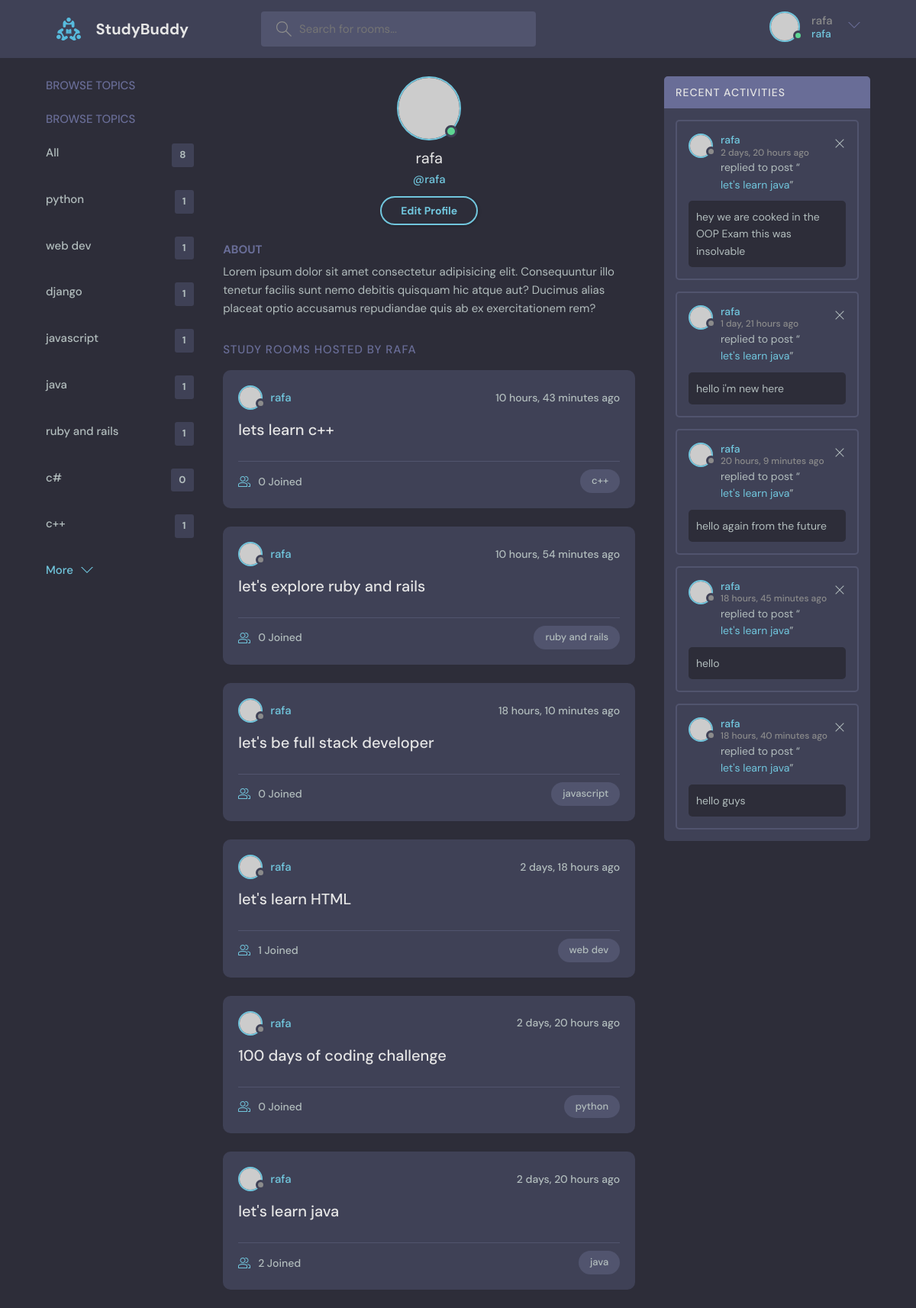
Page /userProfile/1/ (signed in) on the committed database.
### base/models.py (models this page shows, shortened)
class Topic(models.Model):
    name=models.CharField(max_length=200)

class Room(models.Model):
    host=models.ForeignKey(User,on_delete=models.SET_NULL,null=True)
    name=models.CharField(max_length=200)
    topic=models.ForeignKey(Topic,on_delete=models.SET_NULL,null=True)
    participants=models.ManyToManyField(User,related_name='participants',blank=True)
    description=models.TextField(null=True,blank=True)
    updated=models.DateTimeField(auto_now=True)
    created=models.DateTimeField(auto_now_add=True)
    class Meta:
        ordering=['-updated','-created']

class Message(models.Model):
    room=models.ForeignKey(Room,on_delete=models.CASCADE)
    body=models.TextField()
    user=models.ForeignKey(User,on_delete=models.CASCADE)
    updated=models.DateTimeField(auto_now=True)
    created=models.DateTimeField(auto_now_add=True)

### base/views.py (the view)
# urls.py: path('userProfile/<str:pk>/',views.userProfile,name='userprofile'),
def userProfile(request,pk):
    user=User.objects.get(id=pk)
    rooms=user.room_set.all()
    room_messages=user.message_set.all()
    topics=Topic.objects.all()
    context={'user':user,'rooms':rooms,'room_messages':room_messages,'topics':topics}
    return render(request,'base/profile.html',context)

### base/templates/base/profile.html
{% extends "main.html" %}
{% block content  %}
{% load static %}
  <main class="profile-page layout layout--3">
    <div class="container">
      <div class="topics">
        <div class="topics__header">
          <h2>Browse Topics</h2>
        </div>
        {%include 'base/topics_component.html'%}
      </div>
      <div class="roomList">
        <div class="profile">
          <div class="profile__avatar">
            <div class="avatar avatar--large active">
              <img src="https://randomuser.me/api/portraits/men/11.jpg" />
            </div>
          </div>
          <div class="profile__info">
            <h3>{{user}}</h3>
            <p>@{{user.username}}</p>
            {% if request.user == user %}
            <a href="{% url 'update-profile' user.id %}" class="btn btn--main btn--pill">Edit Profile</a>{% endif %}
          </div>
          <div class="profile__about">
            <h3>About</h3>
            <p>
              Lorem ipsum dolor sit amet consectetur adipisicing elit. Consequuntur illo tenetur
              facilis sunt nemo debitis quisquam hic atque aut? Ducimus alias placeat optio
              accusamus repudiandae quis ab ex exercitationem rem?
            </p>
          </div>
        </div>
        <div class="roomList__header">
          <div>
            <h2>Study Rooms Hosted by {{user.username}}</a>
            </h2>
          </div>
        </div>
        {%include 'base/feed_component.html'%}
      </div>
      <div class="activities">
        <div class="activities__header">
          <h2>Recent Activities</h2>
        </div>
    {%include 'base/activity_component.html'%}
      </div>
    </div>
  </main>
</html>
{% endblock content %}

### templates/navbar.html (shortened to what this page needs)
{% load static %}
<header class="header header--loggedIn">
      <div class="container">
        <a href="{%url 'home'%}" class="header__logo">
          <img src="{%static 'images/logo.svg'%}" />
          <h1>StudyBuddy</h1>
        </a>
        <form class="header__search" method="GET" action="{% url 'home'%}">
          <label>
            <input placeholder="Search for rooms..." name="q" />
          </label>
        </form>
        <nav class="header__menu">
    {% if request.user.is_authenticated %}
          <div class="header__user">
            <a href="{% url 'userprofile' request.user.id %}">
              <div class="avatar avatar--medium active">
                <img src="https://randomuser.me/api/portraits/men/37.jpg" />
              </div>
              <p>{{request.user.username}} <span>{{request.user.username}}</span></p>
            </a>
            <button class="dropdown-button">
              <svg version="1.1" xmlns="http://www.w3.org/2000/svg" width="32" height="32" viewBox="0 0 32 32">
                <title>chevron-down</title>
                <path d="M16 21l-13-13h-3l16 16 16-16h-3l-13 13z"></path>
              </svg>
            </button>
          </div>
          {% else %}
          <a href="{%url 'login'%}">
           <img src="{%static 'images/avatar.svg'%}" alt="image">
           <p>Login</p></a>
          {% endif %}
        </nav>
    </div>
</header>

### base/templates/base/topics_component.html
<div class="topics">
          <div class="topics__header">
            <h2>Browse Topics</h2>
          </div>
          <ul class="topics__list">
            <li><a href="{% url 'home' %}">All <span>{{topics.count}}</span></a> </li>
        {% for topic in topics%}
        <li>
            <a href="{% url 'home' %}?q={{topic.name}}">{{topic.name}} <span>{{topic.room_set.all.count}}</span></a>
        </li>
        {% endfor%}
          </ul>
          <a class="btn btn--link" href="topics.html">
            More
            <svg version="1.1" xmlns="http://www.w3.org/2000/svg" width="32" height="32" viewBox="0 0 32 32">
              <title>chevron-down</title>
              <path d="M16 21l-13-13h-3l16 16 16-16h-3l-13 13z"></path>
            </svg>
          </a>
        </div>

### base/templates/base/feed_component.html (shortened to what this page needs)
{% for room in rooms %}
 <div class="roomListRoom">
            <div class="roomListRoom__header">
              <a href="{%url 'userprofile' room.host.id %}" class="roomListRoom__author">
                <div class="avatar avatar--small">
                  <img src="https://randomuser.me/api/portraits/men/11.jpg" />
                </div>
                <span>{{room.host.username}}</span>
              </a>
              <div class="roomListRoom__actions">
                <span>{{room.created|timesince}} ago</span>
              </div>
            </div>
            <div class="roomListRoom__content">
              <a href="{%url 'room' room.id %}">{{ room.name }}</a>
            </div>
            <div class="roomListRoom__meta">
              <a href="{%url 'room' room.id %}" class="roomListRoom__joined">
                {{room.participants.all.count}} Joined
              </a>
              <p class="roomListRoom__topic">{{room.topic.name}}</p>
            </div>
          </div>
            {% endfor %}

### base/templates/base/activity_component.html (shortened to what this page needs)
{%for message in room_messages%}
<div class="activities__box">
            <div class="activities__boxHeader roomListRoom__header">
              <a href="{%url 'userprofile' message.user.id %}" class="roomListRoom__author">
                <div class="avatar avatar--small">
                  <img src="https://randomuser.me/api/portraits/men/11.jpg" />
                </div>
                <p>
                  {{message.user.username}}
                 <span>{{message.created|timesince}} ago</span>
                </p>
              </a>
              <div class="roomListRoom__actions">
                {% if request.user == message.user %}
                <a href="{% url 'deleteMessage' message.id %}">
                  <svg version="1.1" xmlns="http://www.w3.org/2000/svg" width="32" height="32" viewBox="0 0 32 32">
                    <title>remove</title>
                    <path
                      d="M27.314 6.019l-1.333-1.333-9.98 9.981-9.981-9.981-1.333 1.333 9.981 9.981-9.981 9.98 1.333 1.333 9.981-9.98 9.98 9.98 1.333-1.333-9.98-9.98 9.98-9.981z"
                    ></path>
                  </svg>
                </a>{% endif %}
              </div>
            </div>
            <div class="activities__boxContent">
              <p>replied to post “<a href="{%url 'room' message.room.id %}">{{message.room.name}}</a>”</p>
              <div class="activities__boxRoomContent">
                {{message.body}}
              </div>
            </div>
          </div>
          {% endfor %}

### rows in the picture
Topic: name "python", room_set.all.count "1"
Topic: name "web dev", room_set.all.count "1"
Topic: name "django", room_set.all.count "1"
Topic: name "javascript", room_set.all.count "1"
Topic: name "java", room_set.all.count "1"
Topic: name "ruby and rails", room_set.all.count "1"
Topic: name "c#", room_set.all.count "0"
Topic: name "c++", room_set.all.count "1"
Room: host.username "rafa", created "10 hours, 43 minutes", name "lets learn c++", participants.all.count "0", topic.name "c++"
Room: host.username "rafa", created "10 hours, 54 minutes", name "let's explore ruby and rails", participants.all.count "0", topic.name "ruby and rails"
Room: host.username "rafa", created "18 hours, 10 minutes", name "let's be full stack developer", participants.all.count "0", topic.name "javascript"
Room: host.username "rafa", created "2 days, 18 hours", name "let's learn HTML", participants.all.count "1", topic.name "web dev"
Room: host.username "rafa", created "2 days, 20 hours", name "100 days of coding challenge", participants.all.count "0", topic.name "python"
Room: host.username "rafa", created "2 days, 20 hours", name "let's learn java", participants.all.count "2", topic.name "java"
Message: user.username "rafa", created "2 days, 20 hours", room.name "let's learn java", body "hey we are cooked in the OOP Exam this was insolvable"
Message: user.username "rafa", created "1 day, 21 hours", room.name "let's learn java", body "hello i'm new here"
Message: user.username "rafa", created "20 hours, 9 minutes", room.name "let's learn java", body "hello again from the future"
Message: user.username "rafa", created "18 hours, 45 minutes", room.name "let's learn java", body "hello"
Message: user.username "rafa", created "18 hours, 40 minutes", room.name "let's learn java", body "hello guys"

### other values in the picture
{{ request.user.username }} "rafa"
{{ topics.count }} "8"
{{ user }} "rafa"
{{ user.username }} "rafa"
{{ user.username }} "RAFA"
